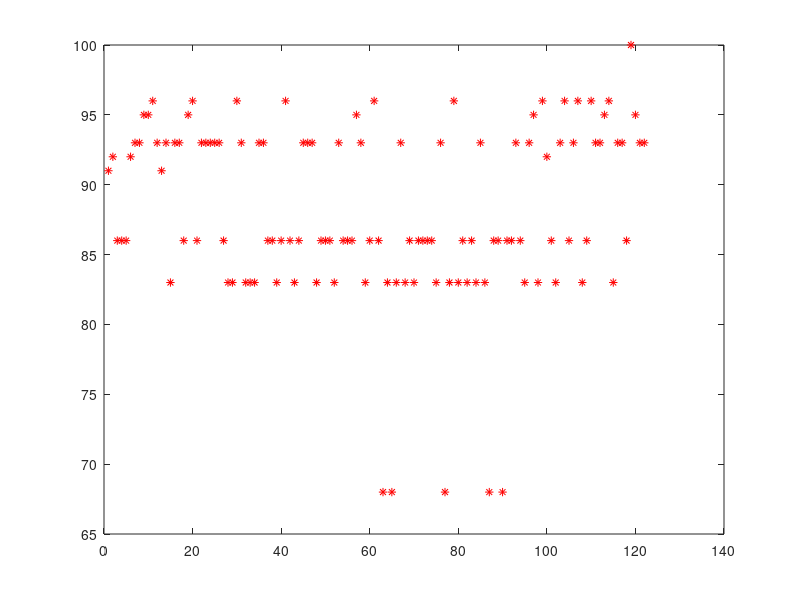

The MATLAB script that drew this image:
clear;
score_mat=load('result08-Nov-2013.mat');
score_mat=score_mat(1).score_mat;

[~,min_cor]=min(score_mat,[],1);

figure;
plot(1:size(score_mat,2),min_cor,'r*');